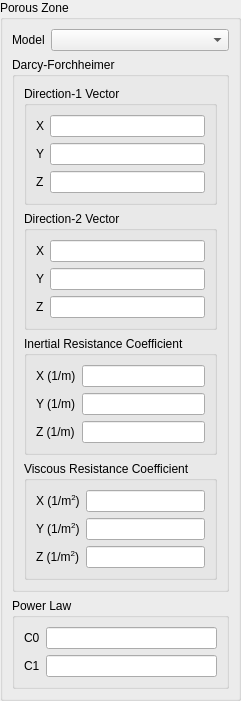
<?xml version="1.0" encoding="UTF-8"?>
<ui version="4.0">
 <class>porousZoneWidget</class>
 <widget class="QWidget" name="porousZoneWidget">
  <property name="geometry">
   <rect>
    <x>0</x>
    <y>0</y>
    <width>222</width>
    <height>666</height>
   </rect>
  </property>
  <property name="windowTitle">
   <string>Form</string>
  </property>
  <layout class="QVBoxLayout" name="verticalLayout_2">
   <property name="leftMargin">
    <number>0</number>
   </property>
   <property name="topMargin">
    <number>0</number>
   </property>
   <property name="rightMargin">
    <number>0</number>
   </property>
   <property name="bottomMargin">
    <number>0</number>
   </property>
   <item>
    <widget class="QGroupBox" name="groupBox">
     <property name="title">
      <string>Porous Zone</string>
     </property>
     <layout class="QVBoxLayout" name="verticalLayout">
      <item>
       <widget class="QWidget" name="widget" native="true">
        <layout class="QFormLayout" name="formLayout_6">
         <property name="leftMargin">
          <number>0</number>
         </property>
         <property name="topMargin">
          <number>0</number>
         </property>
         <property name="rightMargin">
          <number>0</number>
         </property>
         <property name="bottomMargin">
          <number>0</number>
         </property>
         <item row="0" column="0">
          <widget class="QLabel" name="label">
           <property name="text">
            <string>Model</string>
           </property>
          </widget>
         </item>
         <item row="0" column="1">
          <widget class="EnumComboBox" name="model"/>
         </item>
        </layout>
       </widget>
      </item>
      <item>
       <widget class="QGroupBox" name="darcyForchheimer">
        <property name="title">
         <string>Darcy-Forchheimer</string>
        </property>
        <layout class="QVBoxLayout" name="verticalLayout_3">
         <item>
          <widget class="QGroupBox" name="groupBox_3">
           <property name="title">
            <string>Direction-1 Vector</string>
           </property>
           <layout class="QFormLayout" name="formLayout_2">
            <item row="0" column="0">
             <widget class="QLabel" name="label_2">
              <property name="text">
               <string>X</string>
              </property>
             </widget>
            </item>
            <item row="0" column="1">
             <widget class="QLineEdit" name="direction1VectorX"/>
            </item>
            <item row="1" column="0">
             <widget class="QLabel" name="label_3">
              <property name="text">
               <string>Y</string>
              </property>
             </widget>
            </item>
            <item row="1" column="1">
             <widget class="QLineEdit" name="direction1VectorY"/>
            </item>
            <item row="2" column="0">
             <widget class="QLabel" name="label_4">
              <property name="text">
               <string>Z</string>
              </property>
             </widget>
            </item>
            <item row="2" column="1">
             <widget class="QLineEdit" name="direction1VectorZ"/>
            </item>
           </layout>
          </widget>
         </item>
         <item>
          <widget class="QGroupBox" name="groupBox_4">
           <property name="title">
            <string>Direction-2 Vector</string>
           </property>
           <layout class="QFormLayout" name="formLayout_3">
            <item row="0" column="0">
             <widget class="QLabel" name="label_5">
              <property name="text">
               <string>X</string>
              </property>
             </widget>
            </item>
            <item row="0" column="1">
             <widget class="QLineEdit" name="direction2VectorX"/>
            </item>
            <item row="1" column="0">
             <widget class="QLabel" name="label_6">
              <property name="text">
               <string>Y</string>
              </property>
             </widget>
            </item>
            <item row="1" column="1">
             <widget class="QLineEdit" name="direction2VectorY"/>
            </item>
            <item row="2" column="0">
             <widget class="QLabel" name="label_7">
              <property name="text">
               <string>Z</string>
              </property>
             </widget>
            </item>
            <item row="2" column="1">
             <widget class="QLineEdit" name="direction2VectorZ"/>
            </item>
           </layout>
          </widget>
         </item>
         <item>
          <widget class="QGroupBox" name="groupBox_6">
           <property name="title">
            <string>Inertial Resistance Coefficient</string>
           </property>
           <layout class="QFormLayout" name="formLayout_5">
            <item row="0" column="0">
             <widget class="QLabel" name="label_11">
              <property name="text">
               <string>X (1/m)</string>
              </property>
             </widget>
            </item>
            <item row="0" column="1">
             <widget class="QLineEdit" name="inertialResistanceCoefficientX"/>
            </item>
            <item row="1" column="0">
             <widget class="QLabel" name="label_12">
              <property name="text">
               <string>Y (1/m)</string>
              </property>
             </widget>
            </item>
            <item row="1" column="1">
             <widget class="QLineEdit" name="inertialResistanceCoefficientY"/>
            </item>
            <item row="2" column="0">
             <widget class="QLabel" name="label_13">
              <property name="text">
               <string>Z (1/m)</string>
              </property>
             </widget>
            </item>
            <item row="2" column="1">
             <widget class="QLineEdit" name="inertialResistanceCoefficientZ"/>
            </item>
           </layout>
          </widget>
         </item>
         <item>
          <widget class="QGroupBox" name="groupBox_5">
           <property name="title">
            <string>Viscous Resistance Coefficient</string>
           </property>
           <layout class="QFormLayout" name="formLayout_4">
            <item row="0" column="0">
             <widget class="QLabel" name="label_8">
              <property name="text">
               <string>X (1/m&lt;sup&gt;2&lt;/sup&gt;)</string>
              </property>
             </widget>
            </item>
            <item row="0" column="1">
             <widget class="QLineEdit" name="viscousResistanceCoefficientX"/>
            </item>
            <item row="1" column="0">
             <widget class="QLabel" name="label_9">
              <property name="text">
               <string>Y (1/m&lt;sup&gt;2&lt;/sup&gt;)</string>
              </property>
             </widget>
            </item>
            <item row="1" column="1">
             <widget class="QLineEdit" name="viscousResistanceCoefficientY"/>
            </item>
            <item row="2" column="0">
             <widget class="QLabel" name="label_10">
              <property name="text">
               <string>Z (1/m&lt;sup&gt;2&lt;/sup&gt;)</string>
              </property>
             </widget>
            </item>
            <item row="2" column="1">
             <widget class="QLineEdit" name="viscousResistanceCoefficientZ"/>
            </item>
           </layout>
          </widget>
         </item>
        </layout>
       </widget>
      </item>
      <item>
       <widget class="QGroupBox" name="powerLaw">
        <property name="title">
         <string>Power Law</string>
        </property>
        <layout class="QFormLayout" name="formLayout">
         <item row="0" column="0">
          <widget class="QLabel" name="label_14">
           <property name="text">
            <string>C0</string>
           </property>
          </widget>
         </item>
         <item row="0" column="1">
          <widget class="QLineEdit" name="c0"/>
         </item>
         <item row="1" column="0">
          <widget class="QLabel" name="label_15">
           <property name="text">
            <string>C1</string>
           </property>
          </widget>
         </item>
         <item row="1" column="1">
          <widget class="QLineEdit" name="c1"/>
         </item>
        </layout>
       </widget>
      </item>
     </layout>
    </widget>
   </item>
  </layout>
 </widget>
 <customwidgets>
  <customwidget>
   <class>EnumComboBox</class>
   <extends>QComboBox</extends>
   <header>widgets.enum_combo_box</header>
  </customwidget>
 </customwidgets>
 <resources/>
 <connections/>
</ui>
